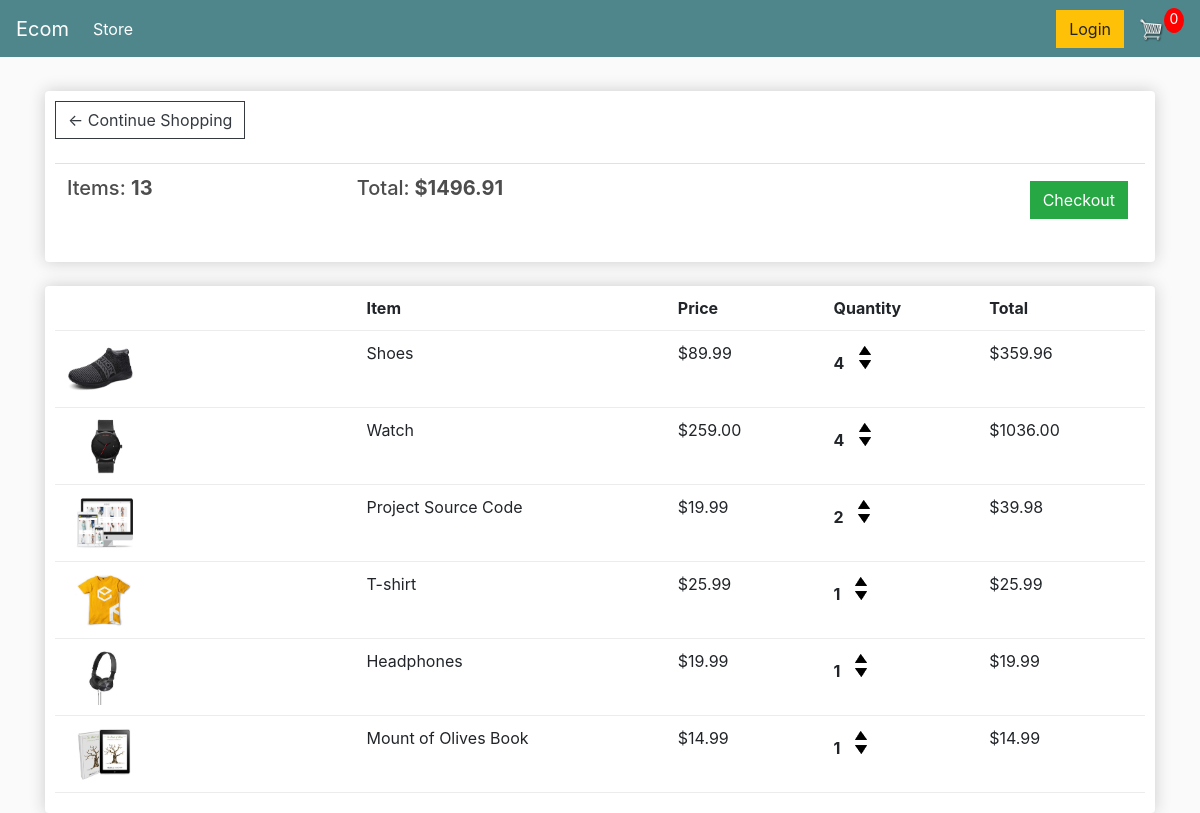
The app's page /cart/ (signed in), older data.
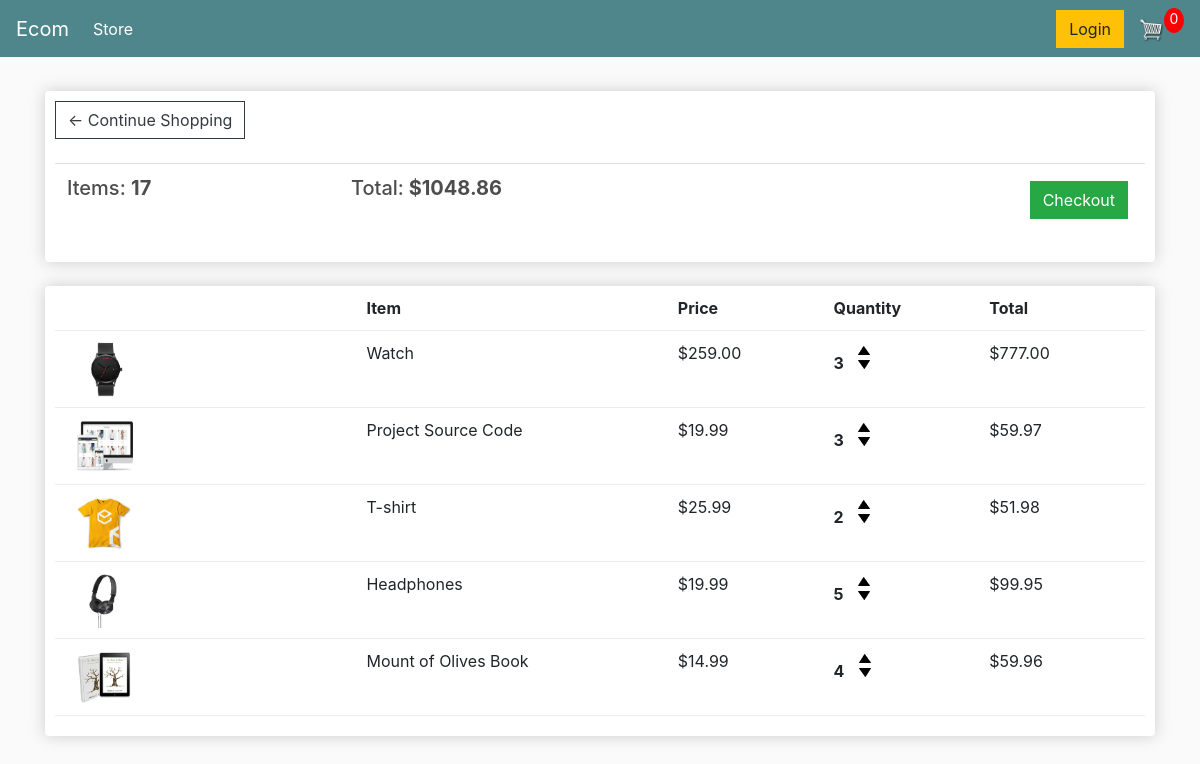
The same page, newer data.
### store/models.py (models this page shows, shortened)
class Order(models.Model):
	customer = models.ForeignKey(Customer, on_delete=models.SET_NULL, null=True, blank=True)
	date_ordered = models.DateTimeField(auto_now_add=True)
	complete = models.BooleanField(default=False)
	transaction_id = models.CharField(max_length=100, null=True)
	@property
	def get_cart_total(self):
		orderitems = self.orderitem_set.all()
		total = sum([item.get_total for item in orderitems])
		return total
	@property
	def get_cart_items(self):
		orderitems = self.orderitem_set.all()
		total = sum([item.quantity for item in orderitems])
		return total

class OrderItem(models.Model):
	product = models.ForeignKey(Product, on_delete=models.SET_NULL, null=True)
	order = models.ForeignKey(Order, on_delete=models.SET_NULL, null=True)
	quantity = models.IntegerField(default=0, null=True, blank=True)
	date_added = models.DateTimeField(auto_now_add=True)
	@property
	def get_total(self):
		total = self.product.price * self.quantity
		return total

class Product(models.Model):
	name = models.CharField(max_length=200)
	price = models.FloatField()
	digital = models.BooleanField(default=False,null=True, blank=True)
	image = models.ImageField(null=True, blank=True)
	@property
	def imageURL(self):
		try:
			url = self.image.url
		except:
			url = ''
		return url

### store/views.py (the view, shortened to what this page needs)
# urls.py: path('cart/', views.cart, name="cart"),
def cart(request):
	if request.user.is_authenticated:
		customer = request.user.customer
		order, created = Order.objects.get_or_create(customer=customer, complete=False)
		items = order.orderitem_set.all()
		cartItems = order.get_cart_items
	context = {'items':items, 'order':order, 'cartItems':cartItems}
	return render(request, 'store/cart.html', context)

### store/templates/store/cart.html
{% extends 'store/main.html' %}
{% load static %}
{% block content %}
	<div class="row">
		<div class="col-lg-12">
			<div class="box-element">
				<a  class="btn btn-outline-dark" href="{% url 'store' %}">&#x2190; Continue Shopping</a>
				<br>
				<br>
				<table class="table">
					<tr>
						<th><h5>Items: <strong>{{order.get_cart_items}}</strong></h5></th>
						<th><h5>Total:<strong> ${{order.get_cart_total|floatformat:2}}</strong></h5></th>
						<th>
							<a  style="float:right; margin:5px;" class="btn btn-success" href="{% url 'checkout' %}">Checkout</a>
						</th>
					</tr>
				</table>
			</div>
			<br>
			<div class="box-element">
				<div class="cart-row">
					<div style="flex:2"></div>
					<div style="flex:2"><strong>Item</strong></div>
					<div style="flex:1"><strong>Price</strong></div>
					<div style="flex:1"><strong>Quantity</strong></div>
					<div style="flex:1"><strong>Total</strong></div>
				</div>
				{% for item in items %}
				<div class="cart-row">
					<div style="flex:2"><img class="row-image" src="{{item.product.imageURL}}"></div>
					<div style="flex:2"><p>{{item.product.name}}</p></div>
					<div style="flex:1"><p>${{item.product.price|floatformat:2}}</p></div>
					<div style="flex:1">
						<p class="quantity">{{item.quantity}}</p>
						<div class="quantity">
							<img data-product="{{item.product.id}}" data-action="add" class="chg-quantity update-cart" src="{% static  'images/arrow-up.png' %}">
							<img data-product="{{item.product.id}}" data-action="remove" class="chg-quantity update-cart" src="{% static  'images/arrow-down.png' %}">
						</div>
					</div>
					<div style="flex:1"><p>${{item.get_total|floatformat:2}}</p></div>
				</div>
				{% endfor %}
			</div>
		</div>
	</div>
{% endblock content %}

### ecommerce/store/templates/store/main.html (shortened to what this page needs)
<!DOCTYPE html>
{% load static %}
<html>
<head>
	<link rel="stylesheet" href="https://stackpath.bootstrapcdn.com/bootstrap/4.4.1/css/bootstrap.min.css">
	<link rel="stylesheet" type="text/css" href="{% static 'css/main.css' %}">
</head>
<body>
	<nav class="navbar navbar-expand-lg navbar-dark bg-dark">
	  <a class="navbar-brand" href="{% url 'store' %}">Ecom</a>
	  <div class="collapse navbar-collapse" id="navbarSupportedContent">
	    <ul class="navbar-nav mr-auto">
	      <li class="nav-item active">
	        <a class="nav-link" href="{% url 'store' %}">Store <span class="sr-only">(current)</span></a>
	      </li>
	    </ul>
	    <div class="form-inline my-2 my-lg-0">
	     	<a href="#"class="btn btn-warning">Login</a>
	     	<a href="{% url 'cart' %}">
	    		<img  id="cart-icon" src="{% static 'images/cart.png' %}">
	    	</a>
	    	<p id="cart-total">0</p>
	    </div>
	  </div>
	</nav>
     <div class="container">
            <br>
            {% block content %}
            {% endblock content %}
         </div>
</body>
</html>

### static/css/main.css (style rules this page uses)
body { background-color: hsl(0, 0%, 98%); }
h1,h2,h3,h4,h5,h6 { color:hsl(0, 0%, 30%); }
.box-element { box-shadow:hsl(0, 0%, 80%) 0 0 16px; background-color: #fff; border-radius: 4px; padding: 10px; }
.bg-dark { background-color: #4f868c!important; }
#cart-icon { width:25px; display: inline-block; margin-left: 15px; }
#cart-total { display: block; text-align: center; color:#fff; background-color: red; width: 20px; height: 25px; border-radius: 50%; font-size: 14px; }
.col-lg-4, .col-lg-6, .col-lg-8, .col-lg-12 { margin-top: 10px; }
.btn { border-radius: 0; }
.row-image { width: 100px; }
.cart-row { display: flex; align-items: flex-stretch; padding-bottom: 10px; margin-bottom: 10px; border-bottom: 1px solid #ececec; }
.quantity { display: inline-block; font-weight: 700; padding-right:10px; }
.chg-quantity { width: 12px; cursor: pointer; display: block; margin-top: 5px; transition:.1s; }

Row changes from the older to the newer data that the page shows:
removed OrderItem: product.imageURL (picture), product.name "Shoes", product.price "89.99", quantity "4", get_total "359.96"
changed Order: get_cart_items "13" → "17"; get_cart_total "1496.91" → "1048.86"
changed OrderItem "Watch": quantity "4" → "3"; get_total "1036.00" → "777.00"
changed OrderItem "Project Source Code": quantity "2" → "3"; get_total "39.98" → "59.97"
changed OrderItem "T-shirt": quantity "1" → "2"; get_total "25.99" → "51.98"
changed OrderItem "Headphones": quantity "1" → "5"; get_total "19.99" → "99.95"
changed OrderItem "Mount of Olives Book": quantity "1" → "4"; get_total "14.99" → "59.96"
